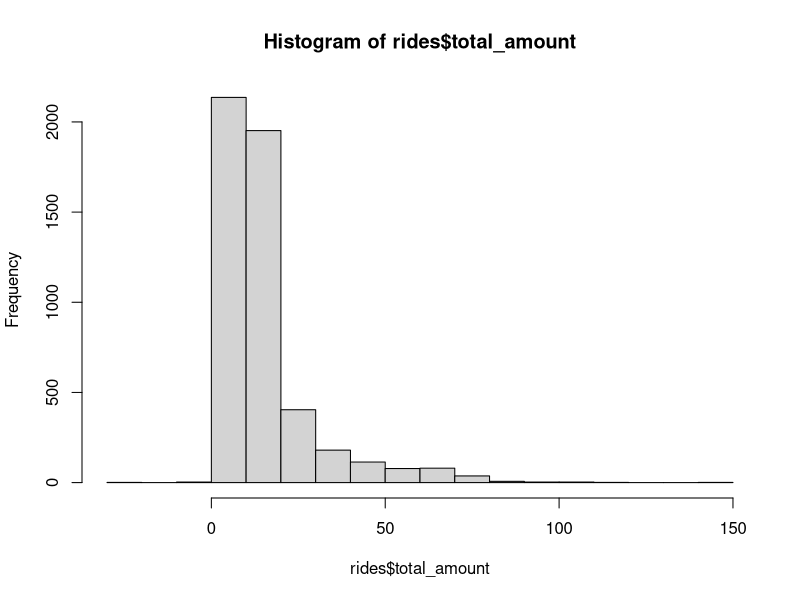
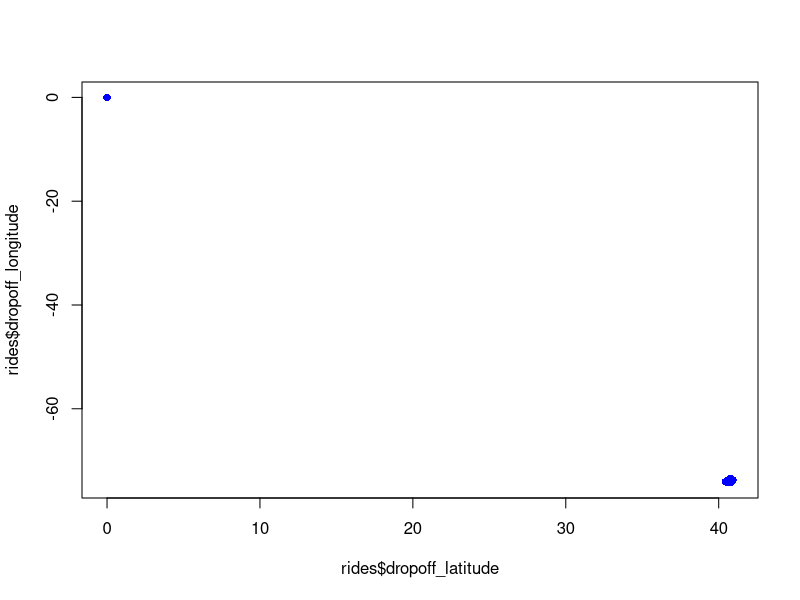
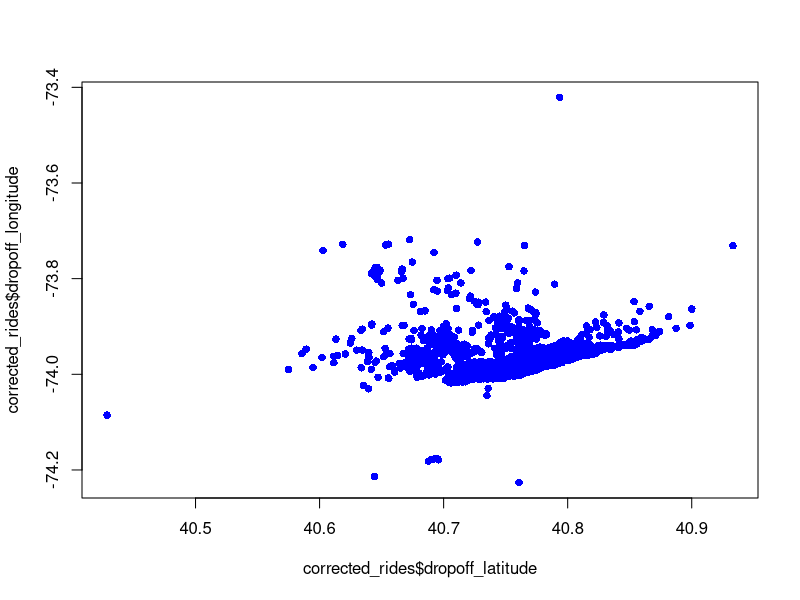
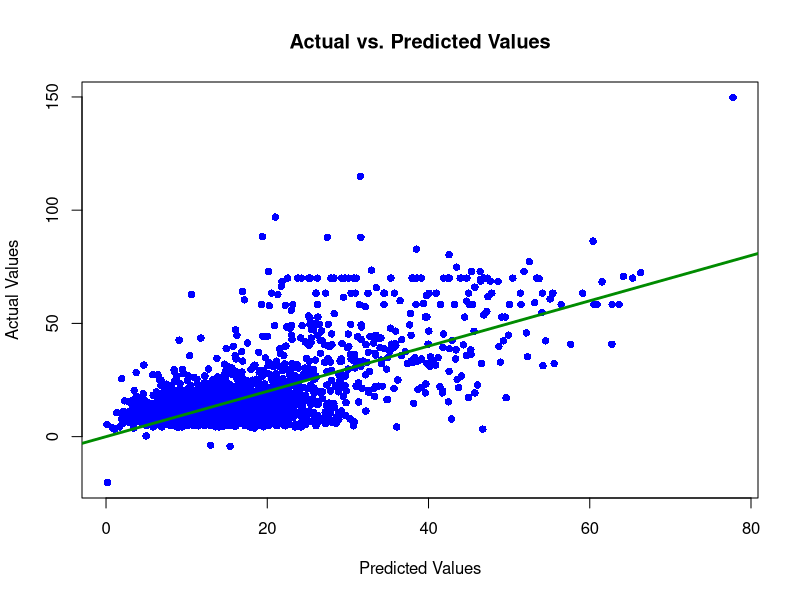
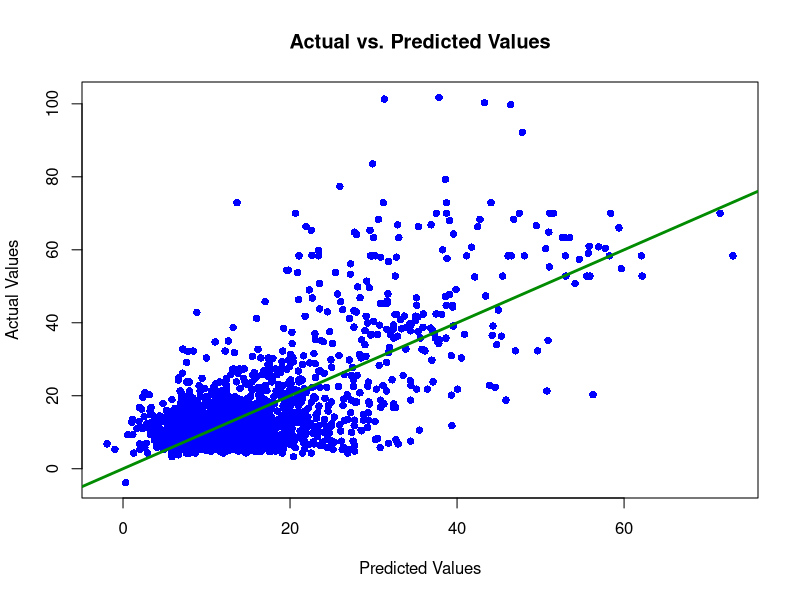
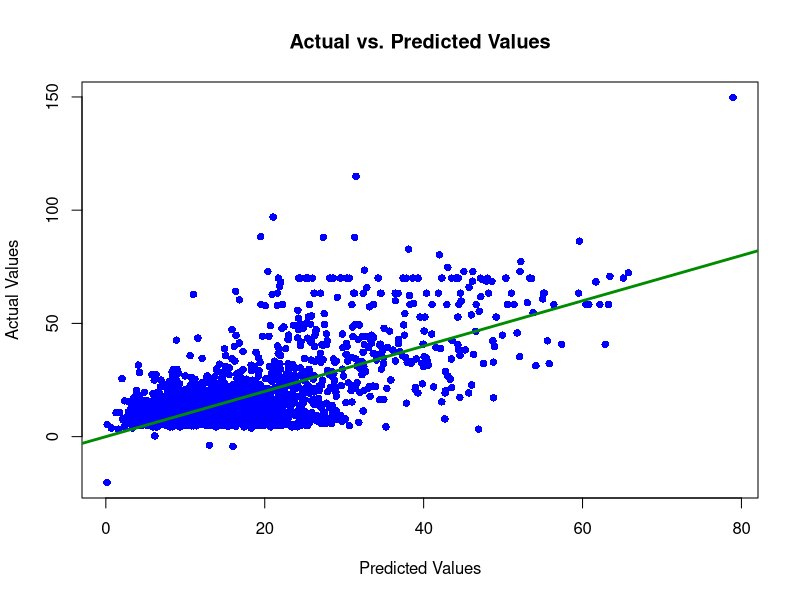

Recreate these plots in R, in order.
## Preparation
#####################################################################

# Open Data Set and Initial Data Preparation

rides = read.csv("rides.csv")
str(rides)
rides$RatecodeID = NULL
rides$payment_type = NULL
rides$pickup_timeOfDay = NULL
rides$cond = NULL
rides$weekday = NULL

#Frage 2: Es handelt sich um einen Dataframe
# Der Unterschiede zu eine Matrix liegt daran, dass in einen Dataframe nicht 
# alle Variablen den gleichen Type sein müssen.

#Frage 3
mean(rides$total_amount) #Mean = 15.59
median(rides$total_amount) #Median = 11.16
sd(rides$total_amount) #SD = 13.47
# Diese Werte zeigen dass es viel kleinere Beträgen gibt, weil der Mdian tiefer als der Durschnitt liegt
# Damit sind die wenig grossen Beträge weiter entfernt der Median als die kleine Werte
# Die Standardabweichung bestätigt diese Hypothese, weil die SA grösser ist als der Median Wert 
# und es keinen negativen Werten gibt

#Frage 4
hist(rides$total_amount)
# Die Verteilung bestätigt die vorherige Hypothese, dass es weniger grossen Beträge gibt, aber diese extrem hoch sein können
# Die meisten Beträge befinden sich zwischen 0 und 20

#Frage 5
ncol(rides)
rides[1:18] <- lapply(rides[1:18],as.numeric)
cor(rides, rides$total_amount)
rides$trip_distance_miles= NULL
rides$trip_distance = NULL
rides$trip_duration = NULL
# Am meisten korreliert ist "Total_Amount" mit "trip_distance" und "trip_distance_miles", was Sinn ergibt da beide Variablen das gleiche Aussagen
# Weiter ist die Korrelation mit "trip_duration" und "speed" relativ stark
# Die Temperatur bewirkt auch eine negative Korrelation, was bedeutet dass Leuten wenn es kalt ist auch Taxis nehmen für kürzeren Strecken.
# Alle Werte, welche > 0,8 Korrelation aufwiesen wurden rausgenommen, um die späteren Regressionen nicht zu schaden


#Frage 6
plot(rides$dropoff_latitude,rides$dropoff_longitude, pch=16, col="blue")
corrected_rides <- rides[!(rides$dropoff_latitude == 0 & rides$dropoff_longitude == 0),]
plot(corrected_rides$dropoff_latitude,corrected_rides$dropoff_longitude, pch=16, col="blue")
# Die meisten Daten befinden sich zwischen die Longitude -74 und -73.8, sowie zwischen die Latitude 40.65 und 40.85

#Frage 7
# Splitting the rides Data set into a training and test set
# Beide sets werden ohne Zeilennummern abgespeichert
nrow(corrected_rides)
training_rides <- corrected_rides[1:3000,]
test_rides <- corrected_rides[3001:4942,]
write.csv(training_rides, "training_rides.csv", row.names = FALSE)
write.csv(test_rides, "test_rides.csv", row.names = FALSE)

#Frage 8
m1 <- lm(total_amount ~ passenger_count+pickup_hour+speed+temp+hum+vis+fog+rain+gasprice+pickup_longitude
         +pickup_latitude+dropoff_longitude+dropoff_latitude, 
         data = training_rides)
summary(m1)

predictions = predict(m1, newdata=training_rides)
predictions

#Frage 9
# Wichtigsten Variablen:
RMSE = sqrt(mean((training_rides$total_amount - predictions)^2))
RMSE


predictions_test = predict(m1, newdata=test_rides)
predictions_test
RMSE_test = sqrt(mean((test_rides$total_amount - predictions_test)^2))
RMSE_test

#Frage 10
SSE = sum((training_rides$total_amount - predictions)^2)
SSE 
SSE_test = sum((test_rides$total_amount - predictions_test)^2)
SSE_test


#Frage 11
set.seed(101)
plot(predictions,training_rides$total_amount,pch=16, col="blue", ylab="Actual Values", xlab="Predicted Values", main="Actual vs. Predicted Values")
abline(a=0, b=1, lwd=2.75,col="green4")

plot(predictions_test,test_rides$total_amount,pch=16, col="blue", ylab="Actual Values", xlab="Predicted Values", main="Actual vs. Predicted Values")
abline(a=0, b=1, lwd=2.75,col="green4")

#Frage 12
m2 <- lm(total_amount ~ pickup_hour + speed + temp + rain + hum +pickup_longitude
         +pickup_latitude+dropoff_longitude+dropoff_latitude, data = training_rides)
summary(m2)
opt_pred = predict(m2, newdata = training_rides)
opt_pred
opt_RMSE = sqrt(mean((training_rides$total_amount - opt_pred)^2))
opt_RMSE
opt_SSE = sum((training_rides$total_amount - opt_pred)^2)
opt_SSE
plot(opt_pred,training_rides$total_amount,pch=16, col="blue", ylab="Actual Values", xlab="Predicted Values", main="Actual vs. Predicted Values")
abline(a=0, b=1, lwd=2.75,col="green4")
#The model isn't performing better by removing the insignificant variables, it gets slightly worse
